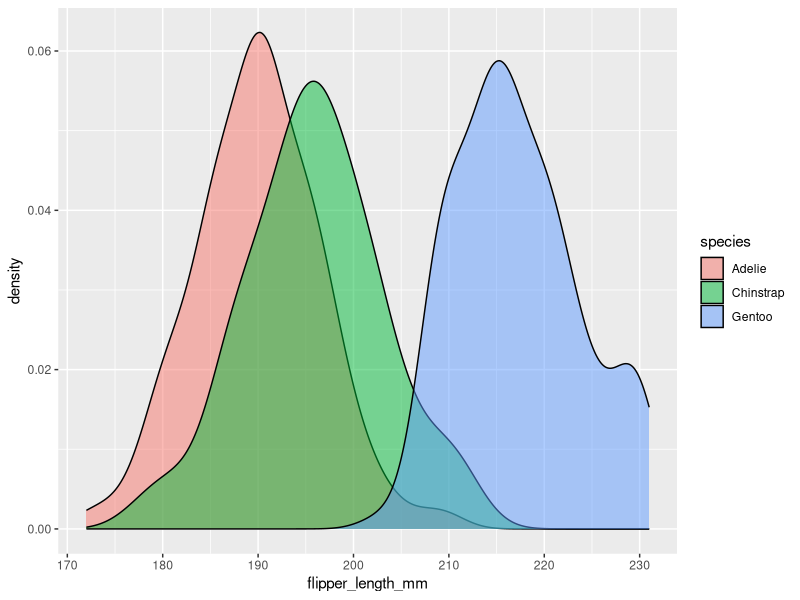
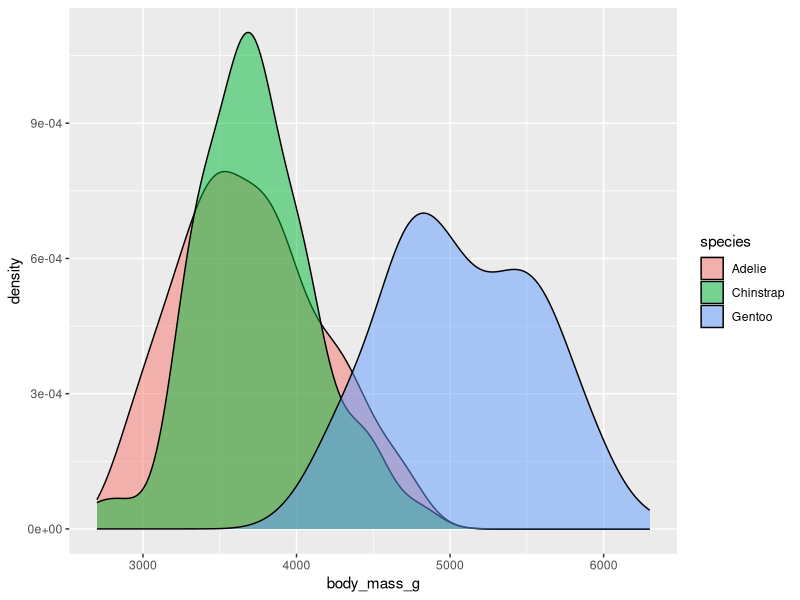
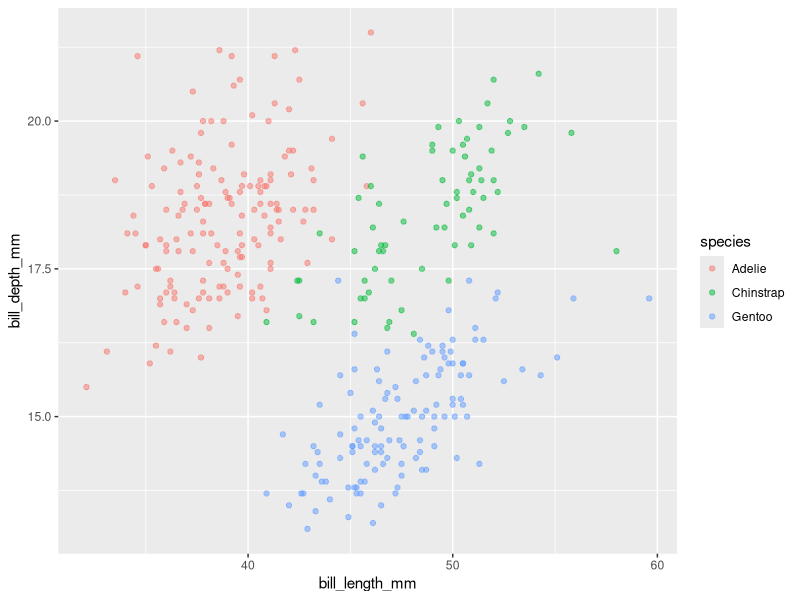
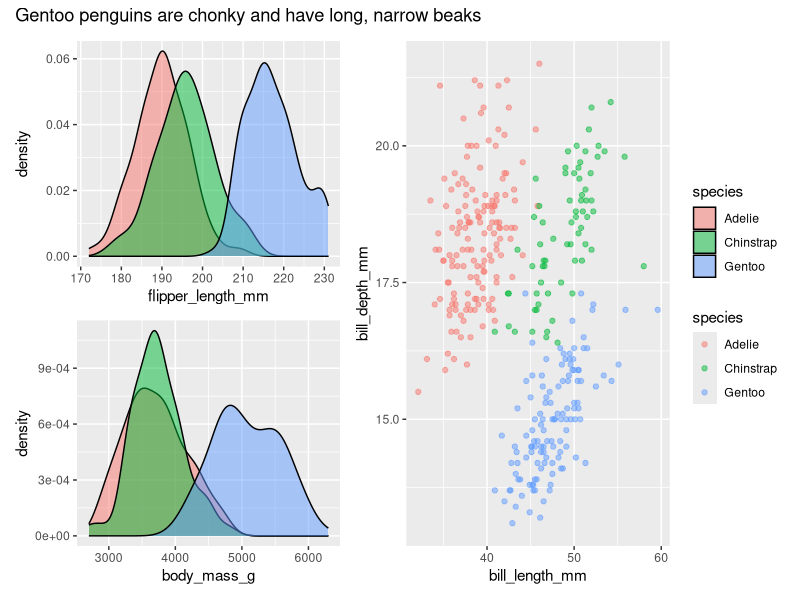

Write R code to recreate these figures, in order.
# Combining plots with patchwork
library(tidyverse)
library(patchwork)
library(palmerpenguins)

# some plots:

# Note we're assigning these plots to a variable, so they won't be printed (i.e.
# the plots won't come up)

g0 = ggplot(penguins) + geom_density(aes(x=flipper_length_mm, fill=species), alpha=0.5)

g1 = ggplot(penguins) +
  geom_density(
    aes(x=body_mass_g,
        fill=species),
    alpha=0.5)

g2 = ggplot(penguins) +
  geom_point(
    aes(x=bill_length_mm,
        y=bill_depth_mm,
        col=species),
    alpha=0.5)

# look at them just by printing them out:
g0
g1
g2

# combine with patchwork
(g0 / g1 | g2) + plot_layout(guides = 'collect') +
  plot_annotation(title = "Gentoo penguins are chonky and have long, narrow beaks")
